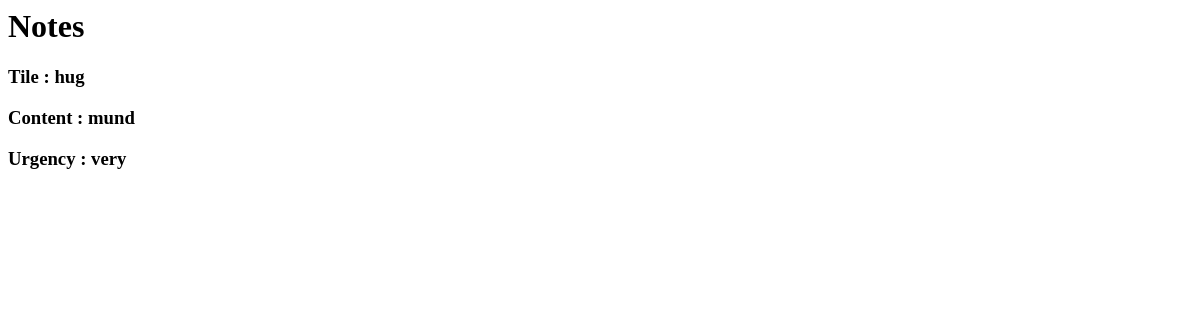
Page /notes/view/1 on the earlier database version.
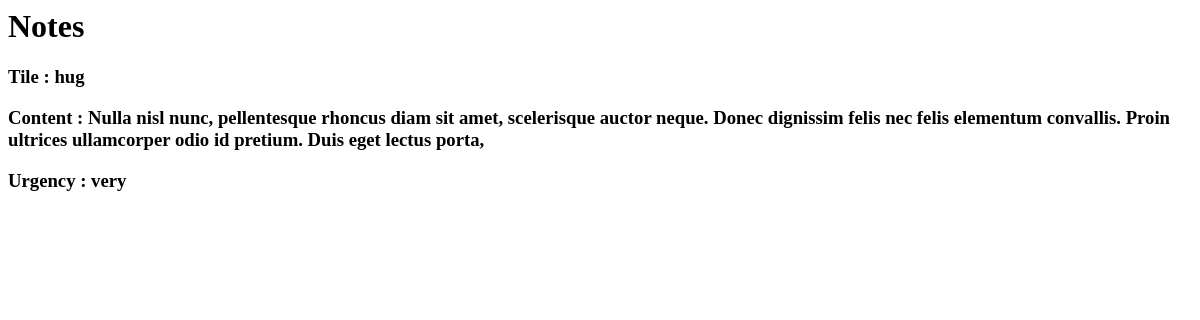
Same page on the later database version.
### app/models.py (models this page shows, shortened)
class Notes(models.Model):
    title = models.CharField(max_length=200, null=False)
    content = models.CharField(max_length=200, null=False)
    urgency = models.CharField(max_length=200, null=True)
    created_at = models.DateTimeField(auto_now_add=True)
    updated_at = models.DateTimeField(auto_now=True)

### app/views.py (the view)
# urls.py: path('view/<int:pk>', views.NotesDetail.as_view(), name='notes_detail'),
class NotesDetail(DetailView):
    model = Notes

### app/templates/app/notes_detail.html
<h1>Notes</h1>
<h3>Tile : {{ object.title }}</h3>
<h3>Content : {{ object.content }}</h3>
<h3>Urgency : {{ object.urgency }}</h3>

Differences in the rows shown:
changed Notes "hug": content "mund" → "Nulla nisl nunc, pellentesque rhoncus diam sit amet, scelerisque auctor neque. Donec dignissim felis nec felis elementum convallis. Proin ultrices ullamcorper odio id pretium. Duis eget lectus porta,"
